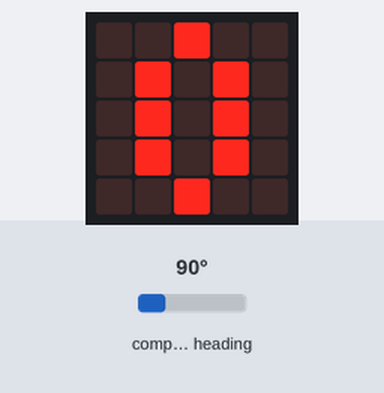
Bench run of a program on a simulated BBC micro:bit (MakeCode). Parts: the board's 5×5 LED display. Inputs (shaded band) come from the test bench; at power-on: compass heading 90°. The compass is already calibrated.

Above: at 1.3 s.
1.4 s: compass heading set to 49°
2.9 s: compass heading set to 42°
At 3.9 s:
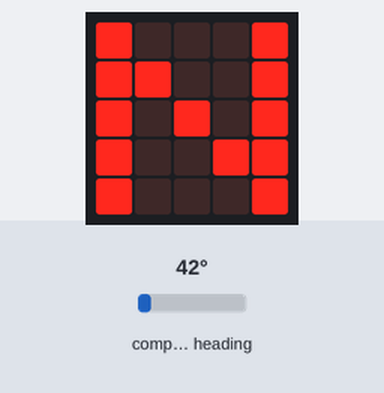
4.5 s: compass heading set to 180°
At 5.8 s:
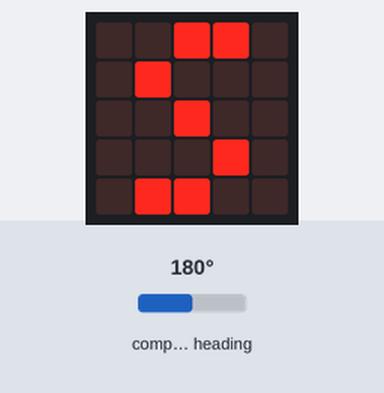
6.2 s: compass heading set to 219°
7.7 s: compass heading set to 231°
At 9.2 s:
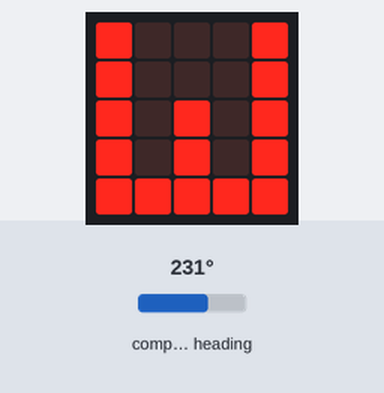
9.5 s: compass heading set to 7°
At 11.1 s:
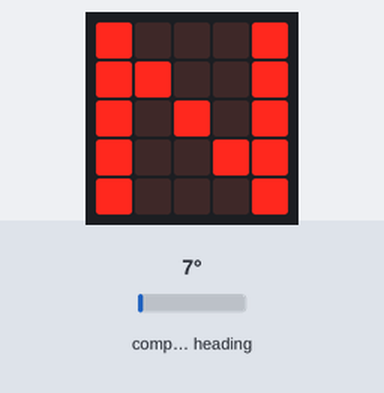
Timing chart, 0 to 12.2 s (numbered marks = the images above; inputs shaded):
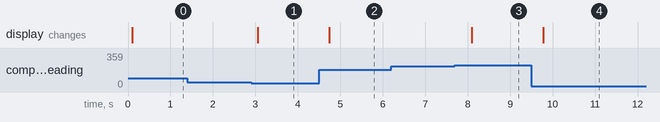

The program:

main.ts
```typescript
input.calibrateCompass()
basic.forever(function () {
    if (input.compassHeading() <= 45 || input.compassHeading() > 315) {
        basic.showLeds(`
            # . . . #
            # # . . #
            # . # . #
            # . . # #
            # . . . #
            `)
    } else {
        if (input.compassHeading() > 45 && input.compassHeading() <= 135) {
            basic.showLeds(`
                . . # . .
                . # . # .
                . # . # .
                . # . # .
                . . # . .
                `)
        }
        if (input.compassHeading() > 135 && input.compassHeading() <= 225) {
            basic.showLeds(`
                . . # # .
                . # . . .
                . . # . .
                . . . # .
                . # # . .
                `)
        }
        if (input.compassHeading() > 225 && input.compassHeading() <= 315) {
            basic.showLeds(`
                # . . . #
                # . . . #
                # . # . #
                # . # . #
                # # # # #
                `)
        }
    }
})
```

test.ts
```typescript
// Hier kann man Tests durchführen; diese Datei wird nicht kompiliert, wenn dieses Paket als Erweiterung verwendet wird.
```

Measured:
- the behaviour switches between 46 and 45° on compass heading (found by bisection; images 0 and 1)
- the behaviour switches between 225 and 226° on compass heading (found by bisection; images 2 and 3)
- after the input at 1.4 s, every drawn part: stays the same
- after the input at 2.9 s, the display: changes after 0.16 s (image 1)
- after the input at 4.5 s, the display: changes after 0.24 s (image 2)
- after the input at 6.2 s, every drawn part: stays the same
- after the input at 7.7 s, the display: changes after 0.40 s (image 3)
- after the input at 9.5 s, the display: changes after 0.28 s (image 4)
